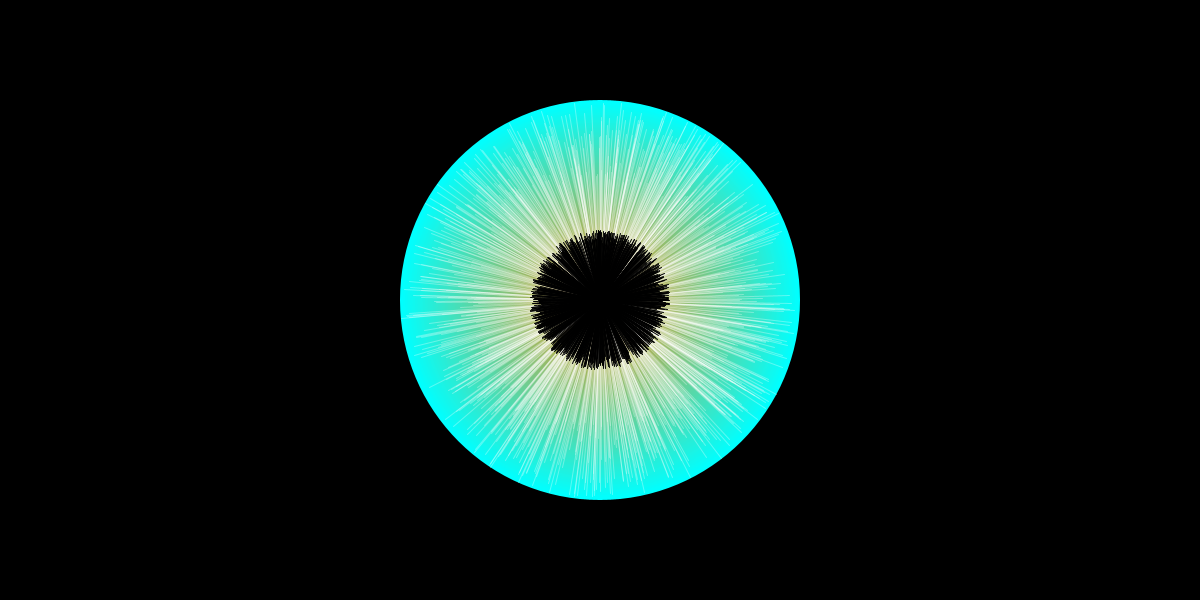
Frame 1 (no input)
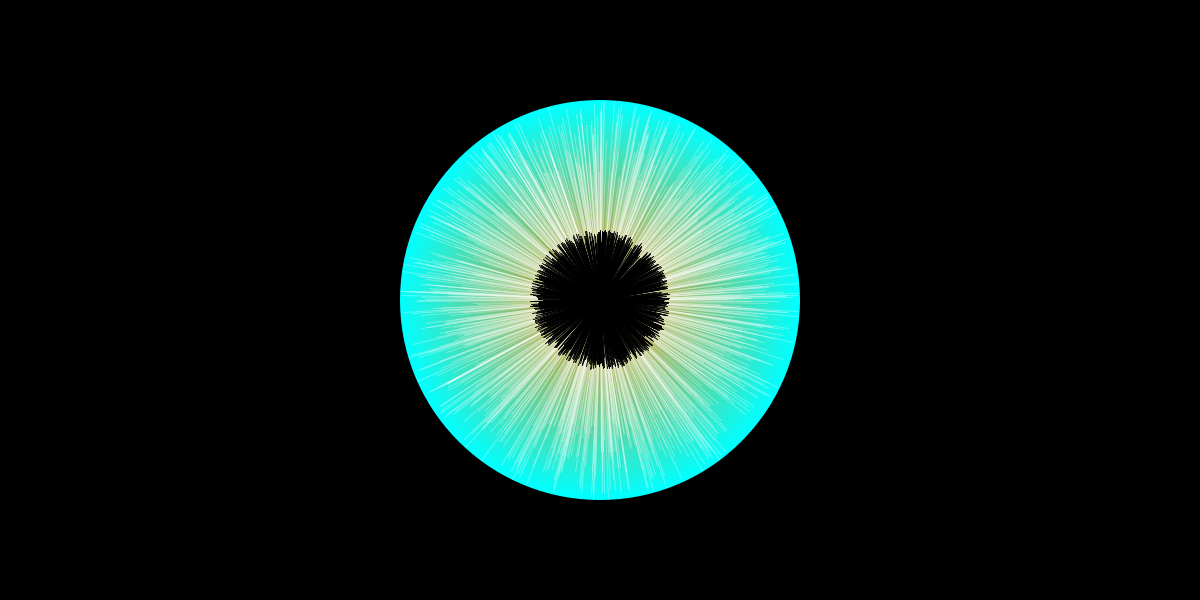
Frame 60 (the mouse pressed at the canvas centre just before this capture)
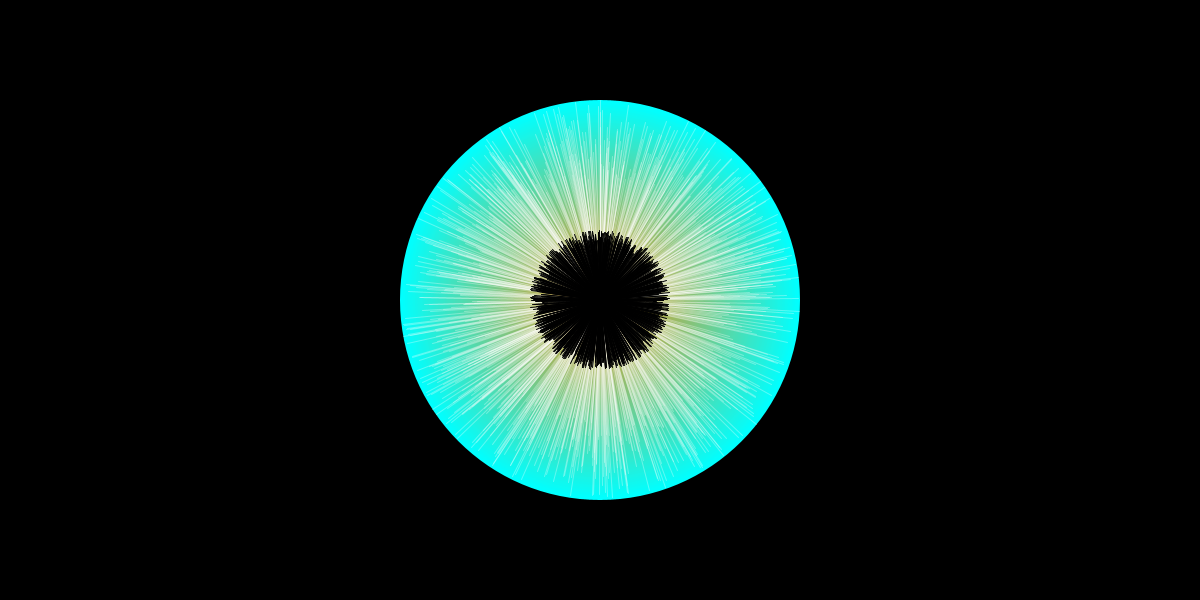
Frame 120 (the mouse held since frame 60 and released just before this capture)

The Processing sketch that drew these frames (run headless with seeded random() and noise(); from frame 60 on, the mouse is pressed at the canvas centre):

// Processing sketch: eye
// ── eye.pde
void setup() {
  size(1200, 600);
  background(0);
}

void draw() {
  background(0);
  noStroke();
  color c1 = color(255, 140, 0);
  color c2 = color(0, 255, 255);
  for(float d=400; d>0; d-=5){
    color c = lerpColor(c1, c2, d/400.0);
    fill(c);
    ellipse(width/2, height/2, d, d);
  }
  stroke(255, 80);
  for(int i=0; i<1000; i++) {
    float angle = random(0, TWO_PI);
    float length = random(6, 10);
    line(
      width/2, height/2,
      width/2+cos(angle)*length*20, height/2+sin(angle)*length*20);
  }
  stroke(0);
  for(int i=0; i<1000; i++) {
    float angle = random(0, TWO_PI);
    float length = random(8, 10);
    line(
      width/2, height/2,
      width/2+cos(angle)*length*7, height/2+sin(angle)*length*7);
  }
}
